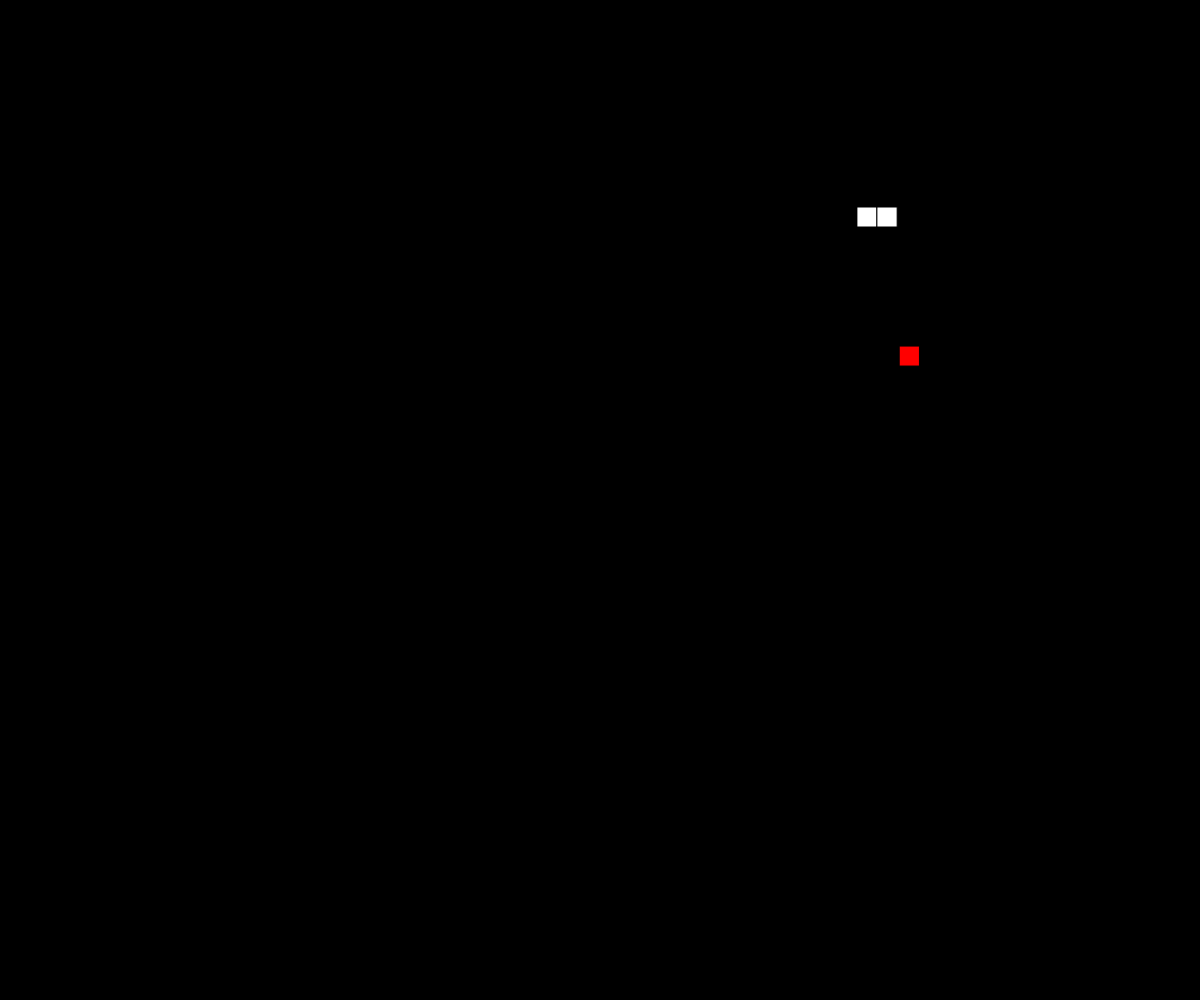
Frame 1 (no input)
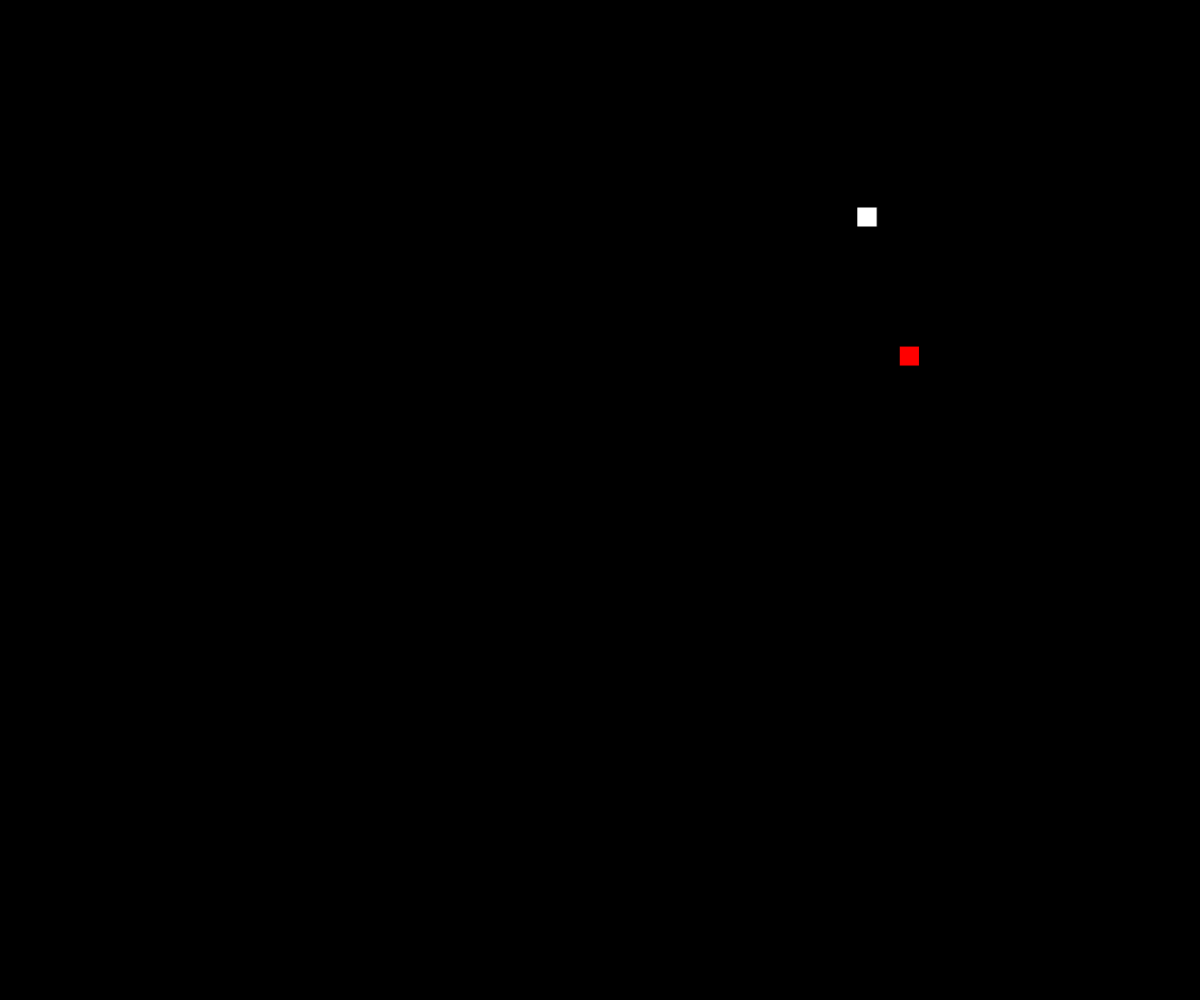
Frame 60 (no input)
Frame 120 (the mouse pressed at the canvas centre since frame 60): identical to frame 60, image omitted

The p5.js sketch that drew these frames (run headless with seeded random() and noise() and a simulated clock; from frame 60 on, the mouse is pressed at the canvas centre):

// p5.js sketch
// ── sketch.js

var light = true;

function setup() {
	createCanvas(windowWidth, windowHeight);
	background(0);

	snake = new Snake();
	rat = new Rat();

}

function draw() {
	background(0);
	snake.update();
	rat.update();
	if(!rat.alive){
		rat = new Rat();
	}
	
}

// ── rat.js
class Rat{
  constructor(){
    this.position = createVector(random(0,windowWidth),random(0,windowHeight));
    this.dimension = 20;
    this.alive = true;
  }

  update(){
    fill('rgb(255,0,0)');
    rect(this.position.x, this.position.y,this.dimension,this.dimension);
  }
}

// ── snake.js
class Snake{
  constructor(length = 2){

    this.move = createVector(-this.speed*this.dimension,0);
    this.dimension = 20;
    this.length = length;
    this.position = new Array(this.length);
    this.random = createVector(random(0,windowWidth),random(0,windowHeight));
    this.direction = "";
    this.speed = .5;
    this.alive = true;
    for(var i = 0; i< this.length; i++){
      if(i==0){
      this.position[i] = this.random;
      }else{
        this.position[i] = createVector(this.random.x+i*this.dimension,this.random.y);
      }
    }
  }

  update(){
    fill('rgb(255,255,255)');
    for(var i = 0;i < this.length; i++){
      rect(this.position[i].x,this.position[i].y,this.dimension,this.dimension);
    }
    this.slither();
    this.detectEating();
    this.detectDeath();
  }

  slither(){
    if(this.alive){
      this.position.unshift(createVector(0,0));
      this.position[0].x = this.position[1].x;
      this.position[0].y = this.position[1].y;
      this.position[0].x +=this.move.x;
      this.position[0].y +=this.move.y;
      this.position.splice(this.length,1);
    }
  }

  detectEating(){
    var touching = this.dimension/2 + rat.dimension/2;
    var xDist = abs(this.position[0].x - rat.position.x);
    var yDist = abs(this.position[0].y - rat.position.y);
    if(xDist <= touching &&  yDist <= touching){
      rat.alive = false;
      this.grow();
    }

  }

  grow(){
    this.position.unshift(createVector(0,0));
    this.position[0].x = this.position[1].x;
    this.position[0].y = this.position[1].y;
    this.position[0].x +=this.move.x;
    this.position[0].y +=this.move.y;
    this.length++;
  }

  detectDeath(){
    if(this.position[0].x<0 || this.position[0].x > windowWidth || this.position[0].y < 0 || this.position[0].y>windowHeight){
      this.alive = false;
    }
  }





}

function keyPressed(){
  if(keyCode === UP_ARROW && snake.direction!="DOWN"){
    snake.move.y = -snake.speed-snake.dimension/2;
    snake.move.x = 0;
    snake.direction = "UP";
  }
  if(keyCode === DOWN_ARROW && snake.direction!="UP"){
    snake.move.y = snake.speed+snake.dimension/2;
    snake.move.x = 0;
    snake.direction = "DOWN";
  }
  if(keyCode === LEFT_ARROW && snake.direction!="RIGHT"){
    snake.move.x = -snake.speed-snake.dimension/2;
    snake.move.y = 0;
    snake.direction = "LEFT";
  }
  if(keyCode === RIGHT_ARROW && snake.direction!="LEFT"){
    snake.move.x = snake.speed+snake.dimension/2;
    snake.move.y = 0;
    snake.direction = "RIGHT";
  }

}
